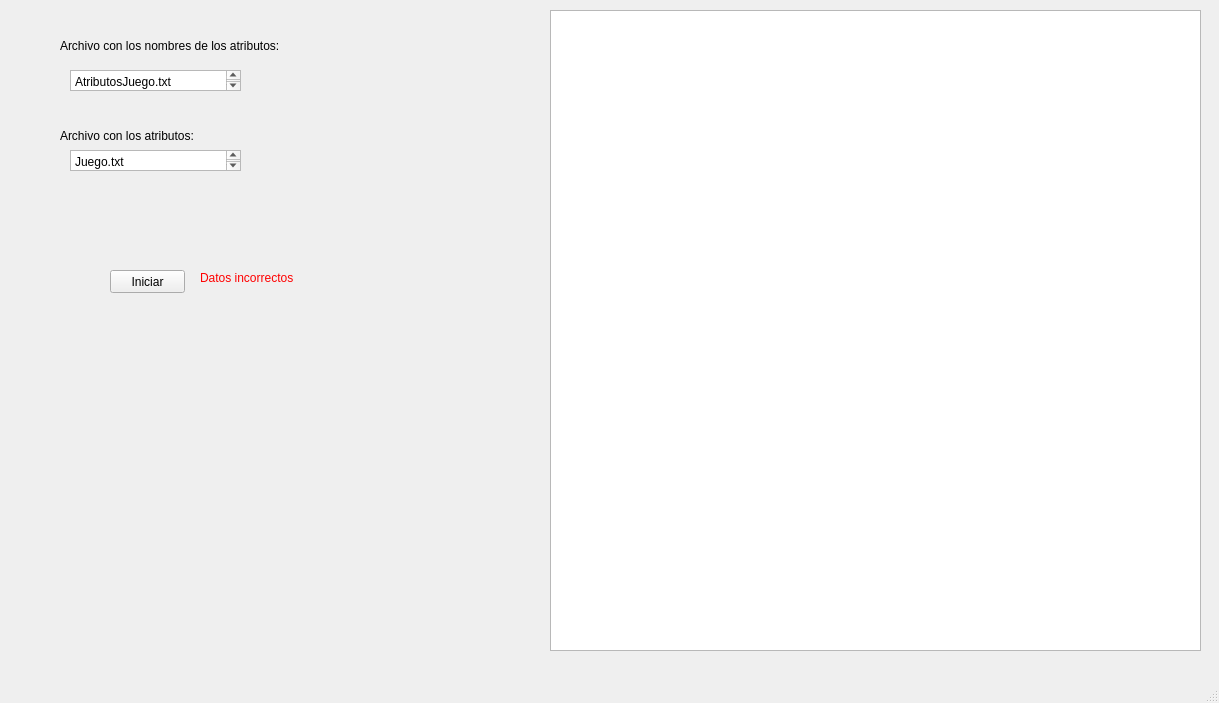
<?xml version="1.0" encoding="UTF-8"?>
<ui version="4.0">
 <class>MainWindow</class>
 <widget class="QMainWindow" name="MainWindow">
  <property name="geometry">
   <rect>
    <x>0</x>
    <y>0</y>
    <width>1219</width>
    <height>703</height>
   </rect>
  </property>
  <property name="windowTitle">
   <string>ID3</string>
  </property>
  <property name="styleSheet">
   <string notr="true"/>
  </property>
  <widget class="QWidget" name="centralwidget">
   <widget class="QLabel" name="label">
    <property name="geometry">
     <rect>
      <x>60</x>
      <y>30</y>
      <width>231</width>
      <height>31</height>
     </rect>
    </property>
    <property name="styleSheet">
     <string notr="true"/>
    </property>
    <property name="text">
     <string>Archivo con los nombres de los atributos:</string>
    </property>
   </widget>
   <widget class="QLabel" name="label_2">
    <property name="geometry">
     <rect>
      <x>60</x>
      <y>120</y>
      <width>231</width>
      <height>31</height>
     </rect>
    </property>
    <property name="styleSheet">
     <string notr="true"/>
    </property>
    <property name="text">
     <string>Archivo con los atributos:</string>
    </property>
   </widget>
   <widget class="QPlainTextEdit" name="input_cabecera">
    <property name="geometry">
     <rect>
      <x>70</x>
      <y>70</y>
      <width>171</width>
      <height>21</height>
     </rect>
    </property>
    <property name="plainText">
     <string>AtributosJuego.txt</string>
    </property>
   </widget>
   <widget class="QPlainTextEdit" name="input_att">
    <property name="geometry">
     <rect>
      <x>70</x>
      <y>150</y>
      <width>171</width>
      <height>21</height>
     </rect>
    </property>
    <property name="plainText">
     <string>Juego.txt</string>
    </property>
   </widget>
   <widget class="QPushButton" name="goButton">
    <property name="geometry">
     <rect>
      <x>110</x>
      <y>270</y>
      <width>75</width>
      <height>23</height>
     </rect>
    </property>
    <property name="text">
     <string>Iniciar</string>
    </property>
   </widget>
   <widget class="QGraphicsView" name="viewer">
    <property name="geometry">
     <rect>
      <x>550</x>
      <y>10</y>
      <width>651</width>
      <height>641</height>
     </rect>
    </property>
    <property name="sizePolicy">
     <sizepolicy hsizetype="Expanding" vsizetype="Expanding">
      <horstretch>0</horstretch>
      <verstretch>0</verstretch>
     </sizepolicy>
    </property>
    <property name="styleSheet">
     <string notr="true"/>
    </property>
   </widget>
   <widget class="QLabel" name="error1">
    <property name="enabled">
     <bool>true</bool>
    </property>
    <property name="geometry">
     <rect>
      <x>200</x>
      <y>270</y>
      <width>131</width>
      <height>16</height>
     </rect>
    </property>
    <property name="palette">
     <palette>
      <active>
       <colorrole role="WindowText">
        <brush brushstyle="SolidPattern">
         <color alpha="255">
          <red>255</red>
          <green>0</green>
          <blue>0</blue>
         </color>
        </brush>
       </colorrole>
       <colorrole role="Text">
        <brush brushstyle="SolidPattern">
         <color alpha="255">
          <red>0</red>
          <green>0</green>
          <blue>0</blue>
         </color>
        </brush>
       </colorrole>
      </active>
      <inactive>
       <colorrole role="WindowText">
        <brush brushstyle="SolidPattern">
         <color alpha="255">
          <red>255</red>
          <green>0</green>
          <blue>0</blue>
         </color>
        </brush>
       </colorrole>
       <colorrole role="Text">
        <brush brushstyle="SolidPattern">
         <color alpha="255">
          <red>0</red>
          <green>0</green>
          <blue>0</blue>
         </color>
        </brush>
       </colorrole>
      </inactive>
      <disabled>
       <colorrole role="WindowText">
        <brush brushstyle="SolidPattern">
         <color alpha="255">
          <red>120</red>
          <green>120</green>
          <blue>120</blue>
         </color>
        </brush>
       </colorrole>
       <colorrole role="Text">
        <brush brushstyle="SolidPattern">
         <color alpha="255">
          <red>120</red>
          <green>120</green>
          <blue>120</blue>
         </color>
        </brush>
       </colorrole>
      </disabled>
     </palette>
    </property>
    <property name="text">
     <string>Datos incorrectos</string>
    </property>
   </widget>
  </widget>
  <widget class="QMenuBar" name="menubar">
   <property name="geometry">
    <rect>
     <x>0</x>
     <y>0</y>
     <width>1219</width>
     <height>21</height>
    </rect>
   </property>
  </widget>
  <widget class="QStatusBar" name="statusbar"/>
 </widget>
 <resources/>
 <connections/>
</ui>
